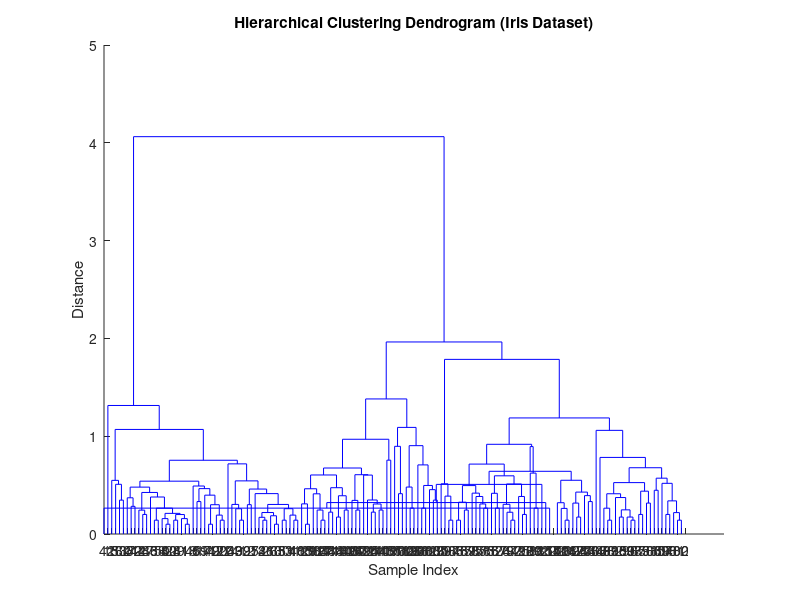
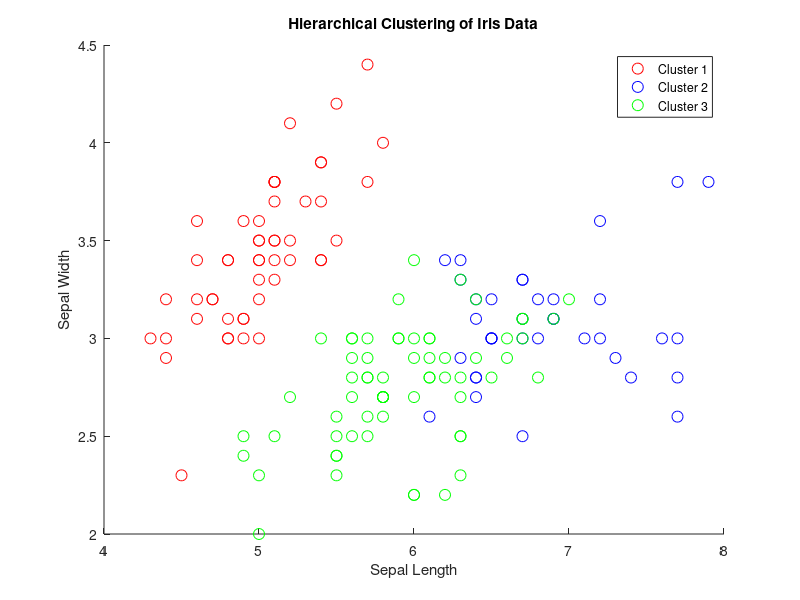

These charts were generated, in order, by the following MATLAB code:
% Step 1: Load the Iris dataset
load fisheriris

data = meas;

% Step 2: Compute the pairwise distance between observations
distances = pdist(data, 'euclidean');

% Step 3: Perform hierarchical clustering using linkage
% Using 'average' linkage as an example; options include 'single', 'complete', 'ward', etc.
linkageTree = linkage(distances, 'average');

% Step 4: Plot dendrogram
figure;
dendrogram(linkageTree, 0); % 0 means all leaves are displayed
title('Hierarchical Clustering Dendrogram (Iris Dataset)');
xlabel('Sample Index');
ylabel('Distance');

% Step 5: Define the number of clusters and assign clusters to data points
numClusters = 3; % Setosa Versicolor Virginica
clusters = cluster(linkageTree, 'maxclust', numClusters);

% Step 6: Visualize the clusters
figure;
gscatter(data(:,1), data(:,2), clusters, 'rbg', 'o', 8);
title('Hierarchical Clustering of Iris Data');
xlabel('Sepal Length');
ylabel('Sepal Width');
legend('Cluster 1', 'Cluster 2', 'Cluster 3');